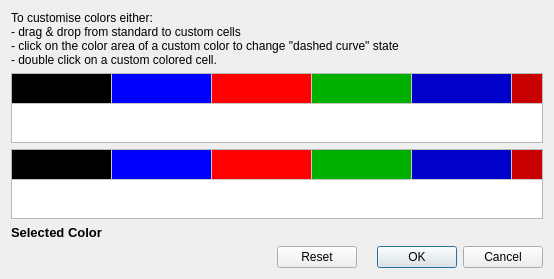
<?xml version="1.0" encoding="UTF-8"?>
<ui version="4.0">
 <class>CCustomiseCol</class>
 <widget class="QDialog" name="CCustomiseCol">
  <property name="geometry">
   <rect>
    <x>0</x>
    <y>0</y>
    <width>554</width>
    <height>267</height>
   </rect>
  </property>
  <property name="windowTitle">
   <string>Customise palette</string>
  </property>
  <layout class="QVBoxLayout" name="verticalLayout">
   <item>
    <widget class="QLabel" name="label_2">
     <property name="font">
      <font>
       <pointsize>9</pointsize>
      </font>
     </property>
     <property name="text">
      <string>To customise colors either: 
- drag &amp; drop from standard to custom cells
- click on the color area of a custom color to change &quot;dashed curve&quot; state
- double click on a custom colored cell.</string>
     </property>
     <property name="wordWrap">
      <bool>true</bool>
     </property>
    </widget>
   </item>
   <item>
    <widget class="QTableWidget" name="stdColorTable">
     <property name="font">
      <font>
       <pointsize>10</pointsize>
      </font>
     </property>
     <property name="mouseTracking">
      <bool>true</bool>
     </property>
     <property name="horizontalScrollBarPolicy">
      <enum>Qt::ScrollBarAlwaysOff</enum>
     </property>
     <property name="editTriggers">
      <set>QAbstractItemView::NoEditTriggers</set>
     </property>
     <property name="showDropIndicator" stdset="0">
      <bool>false</bool>
     </property>
     <property name="dragEnabled">
      <bool>true</bool>
     </property>
     <property name="dragDropMode">
      <enum>QAbstractItemView::DragOnly</enum>
     </property>
     <property name="selectionMode">
      <enum>QAbstractItemView::SingleSelection</enum>
     </property>
     <property name="wordWrap">
      <bool>false</bool>
     </property>
     <property name="cornerButtonEnabled">
      <bool>false</bool>
     </property>
     <property name="rowCount">
      <number>1</number>
     </property>
     <property name="columnCount">
      <number>17</number>
     </property>
     <attribute name="horizontalHeaderVisible">
      <bool>false</bool>
     </attribute>
     <attribute name="verticalHeaderVisible">
      <bool>false</bool>
     </attribute>
     <row/>
     <column/>
     <column/>
     <column/>
     <column/>
     <column/>
     <column/>
     <column/>
     <column/>
     <column/>
     <column/>
     <column/>
     <column/>
     <column/>
     <column/>
     <column/>
     <column/>
     <column/>
     <item row="0" column="0">
      <property name="text">
       <string/>
      </property>
      <property name="background">
       <brush brushstyle="SolidPattern">
        <color alpha="255">
         <red>0</red>
         <green>0</green>
         <blue>0</blue>
        </color>
       </brush>
      </property>
     </item>
     <item row="0" column="1">
      <property name="text">
       <string/>
      </property>
      <property name="background">
       <brush brushstyle="SolidPattern">
        <color alpha="255">
         <red>0</red>
         <green>0</green>
         <blue>255</blue>
        </color>
       </brush>
      </property>
     </item>
     <item row="0" column="2">
      <property name="text">
       <string/>
      </property>
      <property name="background">
       <brush brushstyle="SolidPattern">
        <color alpha="255">
         <red>255</red>
         <green>0</green>
         <blue>0</blue>
        </color>
       </brush>
      </property>
     </item>
     <item row="0" column="3">
      <property name="text">
       <string/>
      </property>
      <property name="background">
       <brush brushstyle="SolidPattern">
        <color alpha="255">
         <red>0</red>
         <green>176</green>
         <blue>0</blue>
        </color>
       </brush>
      </property>
      <property name="foreground">
       <brush brushstyle="SolidPattern">
        <color alpha="255">
         <red>0</red>
         <green>0</green>
         <blue>230</blue>
        </color>
       </brush>
      </property>
     </item>
     <item row="0" column="4">
      <property name="text">
       <string/>
      </property>
      <property name="background">
       <brush brushstyle="SolidPattern">
        <color alpha="255">
         <red>0</red>
         <green>0</green>
         <blue>200</blue>
        </color>
       </brush>
      </property>
      <property name="foreground">
       <brush brushstyle="NoBrush">
        <color alpha="255">
         <red>230</red>
         <green>0</green>
         <blue>0</blue>
        </color>
       </brush>
      </property>
     </item>
     <item row="0" column="5">
      <property name="text">
       <string/>
      </property>
      <property name="background">
       <brush brushstyle="SolidPattern">
        <color alpha="255">
         <red>200</red>
         <green>0</green>
         <blue>0</blue>
        </color>
       </brush>
      </property>
     </item>
     <item row="0" column="6">
      <property name="text">
       <string/>
      </property>
      <property name="background">
       <brush brushstyle="SolidPattern">
        <color alpha="255">
         <red>0</red>
         <green>128</green>
         <blue>0</blue>
        </color>
       </brush>
      </property>
     </item>
     <item row="0" column="7">
      <property name="text">
       <string/>
      </property>
      <property name="background">
       <brush brushstyle="SolidPattern">
        <color alpha="255">
         <red>255</red>
         <green>0</green>
         <blue>255</blue>
        </color>
       </brush>
      </property>
     </item>
     <item row="0" column="8">
      <property name="text">
       <string/>
      </property>
      <property name="font">
       <font>
        <pointsize>4</pointsize>
       </font>
      </property>
      <property name="background">
       <brush brushstyle="SolidPattern">
        <color alpha="255">
         <red>0</red>
         <green>0</green>
         <blue>0</blue>
        </color>
       </brush>
      </property>
      <property name="foreground">
       <brush brushstyle="NoBrush">
        <color alpha="255">
         <red>0</red>
         <green>0</green>
         <blue>0</blue>
        </color>
       </brush>
      </property>
     </item>
     <item row="0" column="9">
      <property name="text">
       <string/>
      </property>
      <property name="background">
       <brush brushstyle="SolidPattern">
        <color alpha="255">
         <red>85</red>
         <green>0</green>
         <blue>255</blue>
        </color>
       </brush>
      </property>
     </item>
     <item row="0" column="10">
      <property name="text">
       <string/>
      </property>
      <property name="background">
       <brush brushstyle="SolidPattern">
        <color alpha="255">
         <red>255</red>
         <green>0</green>
         <blue>0</blue>
        </color>
       </brush>
      </property>
     </item>
     <item row="0" column="11">
      <property name="text">
       <string/>
      </property>
      <property name="background">
       <brush brushstyle="SolidPattern">
        <color alpha="255">
         <red>0</red>
         <green>176</green>
         <blue>0</blue>
        </color>
       </brush>
      </property>
     </item>
     <item row="0" column="12">
      <property name="text">
       <string/>
      </property>
      <property name="background">
       <brush brushstyle="SolidPattern">
        <color alpha="255">
         <red>0</red>
         <green>0</green>
         <blue>128</blue>
        </color>
       </brush>
      </property>
     </item>
     <item row="0" column="13">
      <property name="text">
       <string/>
      </property>
      <property name="background">
       <brush brushstyle="SolidPattern">
        <color alpha="255">
         <red>128</red>
         <green>0</green>
         <blue>0</blue>
        </color>
       </brush>
      </property>
     </item>
     <item row="0" column="14">
      <property name="text">
       <string/>
      </property>
      <property name="background">
       <brush brushstyle="SolidPattern">
        <color alpha="255">
         <red>0</red>
         <green>128</green>
         <blue>0</blue>
        </color>
       </brush>
      </property>
     </item>
     <item row="0" column="15">
      <property name="text">
       <string/>
      </property>
      <property name="background">
       <brush brushstyle="SolidPattern">
        <color alpha="255">
         <red>255</red>
         <green>0</green>
         <blue>255</blue>
        </color>
       </brush>
      </property>
     </item>
     <item row="0" column="16">
      <property name="text">
       <string>Standard</string>
      </property>
      <property name="font">
       <font>
        <pointsize>9</pointsize>
       </font>
      </property>
     </item>
    </widget>
   </item>
   <item>
    <widget class="QTableWidget" name="customColorTable">
     <property name="sizePolicy">
      <sizepolicy hsizetype="Preferred" vsizetype="Preferred">
       <horstretch>0</horstretch>
       <verstretch>0</verstretch>
      </sizepolicy>
     </property>
     <property name="font">
      <font>
       <pointsize>10</pointsize>
      </font>
     </property>
     <property name="mouseTracking">
      <bool>true</bool>
     </property>
     <property name="horizontalScrollBarPolicy">
      <enum>Qt::ScrollBarAlwaysOff</enum>
     </property>
     <property name="autoScroll">
      <bool>false</bool>
     </property>
     <property name="editTriggers">
      <set>QAbstractItemView::NoEditTriggers</set>
     </property>
     <property name="showDropIndicator" stdset="0">
      <bool>true</bool>
     </property>
     <property name="dragDropOverwriteMode">
      <bool>false</bool>
     </property>
     <property name="dragDropMode">
      <enum>QAbstractItemView::DropOnly</enum>
     </property>
     <property name="alternatingRowColors">
      <bool>true</bool>
     </property>
     <property name="wordWrap">
      <bool>false</bool>
     </property>
     <property name="rowCount">
      <number>1</number>
     </property>
     <property name="columnCount">
      <number>17</number>
     </property>
     <attribute name="horizontalHeaderVisible">
      <bool>false</bool>
     </attribute>
     <attribute name="verticalHeaderVisible">
      <bool>false</bool>
     </attribute>
     <row/>
     <column/>
     <column/>
     <column/>
     <column/>
     <column/>
     <column/>
     <column/>
     <column/>
     <column/>
     <column/>
     <column/>
     <column/>
     <column/>
     <column/>
     <column/>
     <column/>
     <column/>
     <item row="0" column="0">
      <property name="text">
       <string/>
      </property>
      <property name="background">
       <brush brushstyle="SolidPattern">
        <color alpha="255">
         <red>0</red>
         <green>0</green>
         <blue>0</blue>
        </color>
       </brush>
      </property>
     </item>
     <item row="0" column="1">
      <property name="text">
       <string/>
      </property>
      <property name="background">
       <brush brushstyle="SolidPattern">
        <color alpha="255">
         <red>0</red>
         <green>0</green>
         <blue>255</blue>
        </color>
       </brush>
      </property>
     </item>
     <item row="0" column="2">
      <property name="text">
       <string/>
      </property>
      <property name="background">
       <brush brushstyle="SolidPattern">
        <color alpha="255">
         <red>255</red>
         <green>0</green>
         <blue>0</blue>
        </color>
       </brush>
      </property>
     </item>
     <item row="0" column="3">
      <property name="text">
       <string/>
      </property>
      <property name="background">
       <brush brushstyle="SolidPattern">
        <color alpha="255">
         <red>0</red>
         <green>176</green>
         <blue>0</blue>
        </color>
       </brush>
      </property>
      <property name="foreground">
       <brush brushstyle="SolidPattern">
        <color alpha="255">
         <red>0</red>
         <green>0</green>
         <blue>230</blue>
        </color>
       </brush>
      </property>
     </item>
     <item row="0" column="4">
      <property name="text">
       <string/>
      </property>
      <property name="background">
       <brush brushstyle="SolidPattern">
        <color alpha="255">
         <red>0</red>
         <green>0</green>
         <blue>200</blue>
        </color>
       </brush>
      </property>
      <property name="foreground">
       <brush brushstyle="NoBrush">
        <color alpha="255">
         <red>230</red>
         <green>0</green>
         <blue>0</blue>
        </color>
       </brush>
      </property>
     </item>
     <item row="0" column="5">
      <property name="text">
       <string/>
      </property>
      <property name="background">
       <brush brushstyle="SolidPattern">
        <color alpha="255">
         <red>200</red>
         <green>0</green>
         <blue>0</blue>
        </color>
       </brush>
      </property>
     </item>
     <item row="0" column="6">
      <property name="text">
       <string/>
      </property>
      <property name="background">
       <brush brushstyle="SolidPattern">
        <color alpha="255">
         <red>0</red>
         <green>128</green>
         <blue>0</blue>
        </color>
       </brush>
      </property>
     </item>
     <item row="0" column="7">
      <property name="text">
       <string/>
      </property>
      <property name="background">
       <brush brushstyle="SolidPattern">
        <color alpha="255">
         <red>255</red>
         <green>0</green>
         <blue>255</blue>
        </color>
       </brush>
      </property>
     </item>
     <item row="0" column="8">
      <property name="text">
       <string/>
      </property>
      <property name="font">
       <font>
        <pointsize>10</pointsize>
       </font>
      </property>
      <property name="background">
       <brush brushstyle="SolidPattern">
        <color alpha="255">
         <red>0</red>
         <green>0</green>
         <blue>0</blue>
        </color>
       </brush>
      </property>
      <property name="foreground">
       <brush brushstyle="SolidPattern">
        <color alpha="255">
         <red>0</red>
         <green>0</green>
         <blue>0</blue>
        </color>
       </brush>
      </property>
     </item>
     <item row="0" column="9">
      <property name="text">
       <string/>
      </property>
      <property name="background">
       <brush brushstyle="SolidPattern">
        <color alpha="255">
         <red>85</red>
         <green>0</green>
         <blue>255</blue>
        </color>
       </brush>
      </property>
      <property name="foreground">
       <brush brushstyle="SolidPattern">
        <color alpha="255">
         <red>85</red>
         <green>0</green>
         <blue>255</blue>
        </color>
       </brush>
      </property>
     </item>
     <item row="0" column="10">
      <property name="text">
       <string/>
      </property>
      <property name="background">
       <brush brushstyle="SolidPattern">
        <color alpha="255">
         <red>255</red>
         <green>0</green>
         <blue>0</blue>
        </color>
       </brush>
      </property>
      <property name="foreground">
       <brush brushstyle="SolidPattern">
        <color alpha="255">
         <red>255</red>
         <green>0</green>
         <blue>0</blue>
        </color>
       </brush>
      </property>
     </item>
     <item row="0" column="11">
      <property name="text">
       <string/>
      </property>
      <property name="background">
       <brush brushstyle="SolidPattern">
        <color alpha="255">
         <red>0</red>
         <green>176</green>
         <blue>0</blue>
        </color>
       </brush>
      </property>
     </item>
     <item row="0" column="12">
      <property name="text">
       <string/>
      </property>
      <property name="background">
       <brush brushstyle="SolidPattern">
        <color alpha="255">
         <red>0</red>
         <green>0</green>
         <blue>128</blue>
        </color>
       </brush>
      </property>
     </item>
     <item row="0" column="13">
      <property name="text">
       <string/>
      </property>
      <property name="background">
       <brush brushstyle="SolidPattern">
        <color alpha="255">
         <red>128</red>
         <green>0</green>
         <blue>0</blue>
        </color>
       </brush>
      </property>
     </item>
     <item row="0" column="14">
      <property name="text">
       <string/>
      </property>
      <property name="background">
       <brush brushstyle="SolidPattern">
        <color alpha="255">
         <red>0</red>
         <green>128</green>
         <blue>0</blue>
        </color>
       </brush>
      </property>
     </item>
     <item row="0" column="15">
      <property name="text">
       <string/>
      </property>
      <property name="background">
       <brush brushstyle="SolidPattern">
        <color alpha="255">
         <red>255</red>
         <green>0</green>
         <blue>255</blue>
        </color>
       </brush>
      </property>
     </item>
     <item row="0" column="16">
      <property name="text">
       <string>Custom   </string>
      </property>
      <property name="font">
       <font>
        <pointsize>9</pointsize>
       </font>
      </property>
     </item>
    </widget>
   </item>
   <item>
    <widget class="QLabel" name="label">
     <property name="font">
      <font>
       <pointsize>10</pointsize>
       <weight>75</weight>
       <bold>true</bold>
      </font>
     </property>
     <property name="text">
      <string>Selected Color</string>
     </property>
    </widget>
   </item>
   <item>
    <layout class="QHBoxLayout" name="horizontalLayout">
     <item>
      <spacer name="horizontalSpacer_2">
       <property name="orientation">
        <enum>Qt::Horizontal</enum>
       </property>
       <property name="sizeHint" stdset="0">
        <size>
         <width>40</width>
         <height>20</height>
        </size>
       </property>
      </spacer>
     </item>
     <item>
      <widget class="QDialogButtonBox" name="buttonBox">
       <property name="orientation">
        <enum>Qt::Horizontal</enum>
       </property>
       <property name="standardButtons">
        <set>QDialogButtonBox::Cancel|QDialogButtonBox::Ok|QDialogButtonBox::Reset</set>
       </property>
      </widget>
     </item>
    </layout>
   </item>
  </layout>
 </widget>
 <resources/>
 <connections>
  <connection>
   <sender>buttonBox</sender>
   <signal>rejected()</signal>
   <receiver>CCustomiseCol</receiver>
   <slot>reject()</slot>
   <hints>
    <hint type="sourcelabel">
     <x>316</x>
     <y>260</y>
    </hint>
    <hint type="destinationlabel">
     <x>286</x>
     <y>274</y>
    </hint>
   </hints>
  </connection>
  <connection>
   <sender>buttonBox</sender>
   <signal>accepted()</signal>
   <receiver>CCustomiseCol</receiver>
   <slot>accept()</slot>
   <hints>
    <hint type="sourcelabel">
     <x>248</x>
     <y>254</y>
    </hint>
    <hint type="destinationlabel">
     <x>157</x>
     <y>274</y>
    </hint>
   </hints>
  </connection>
 </connections>
</ui>
